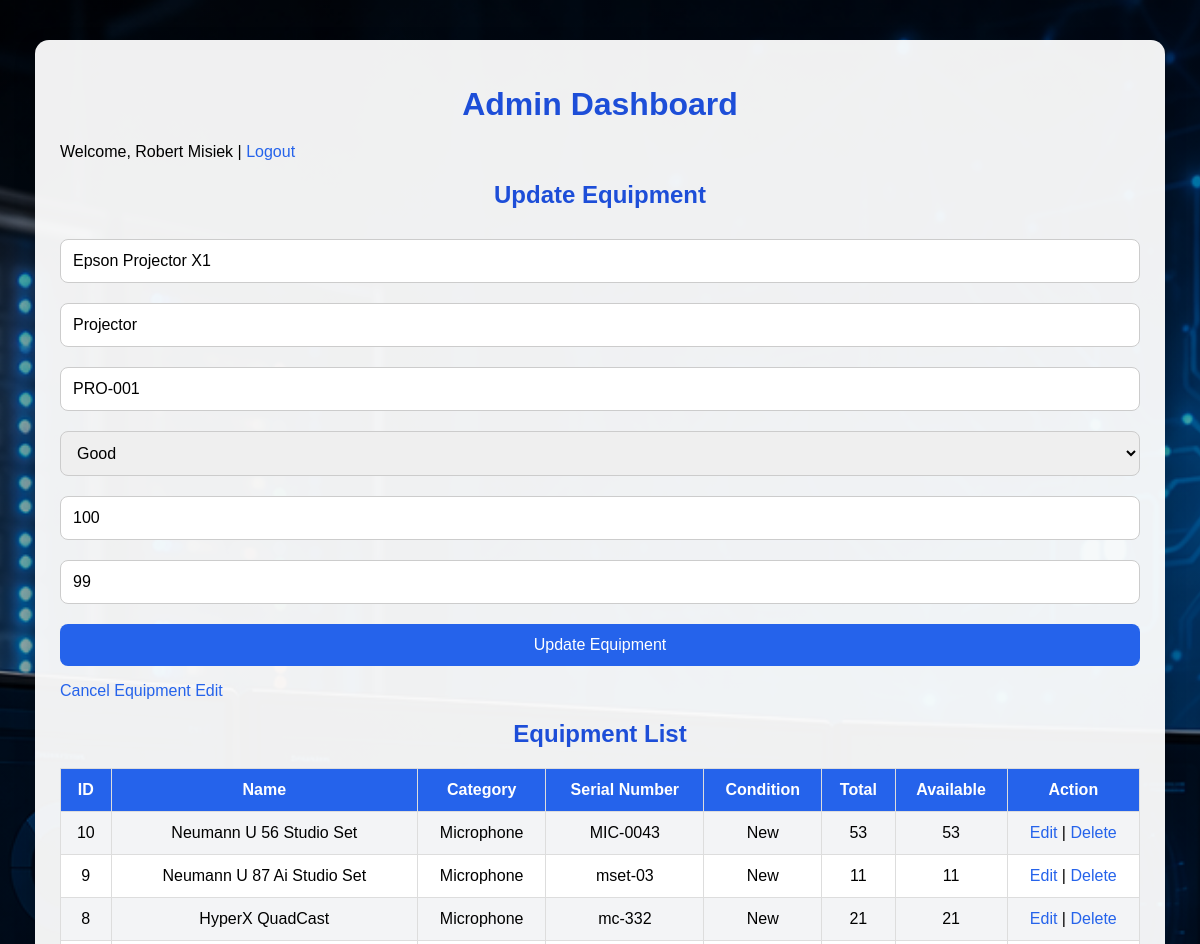
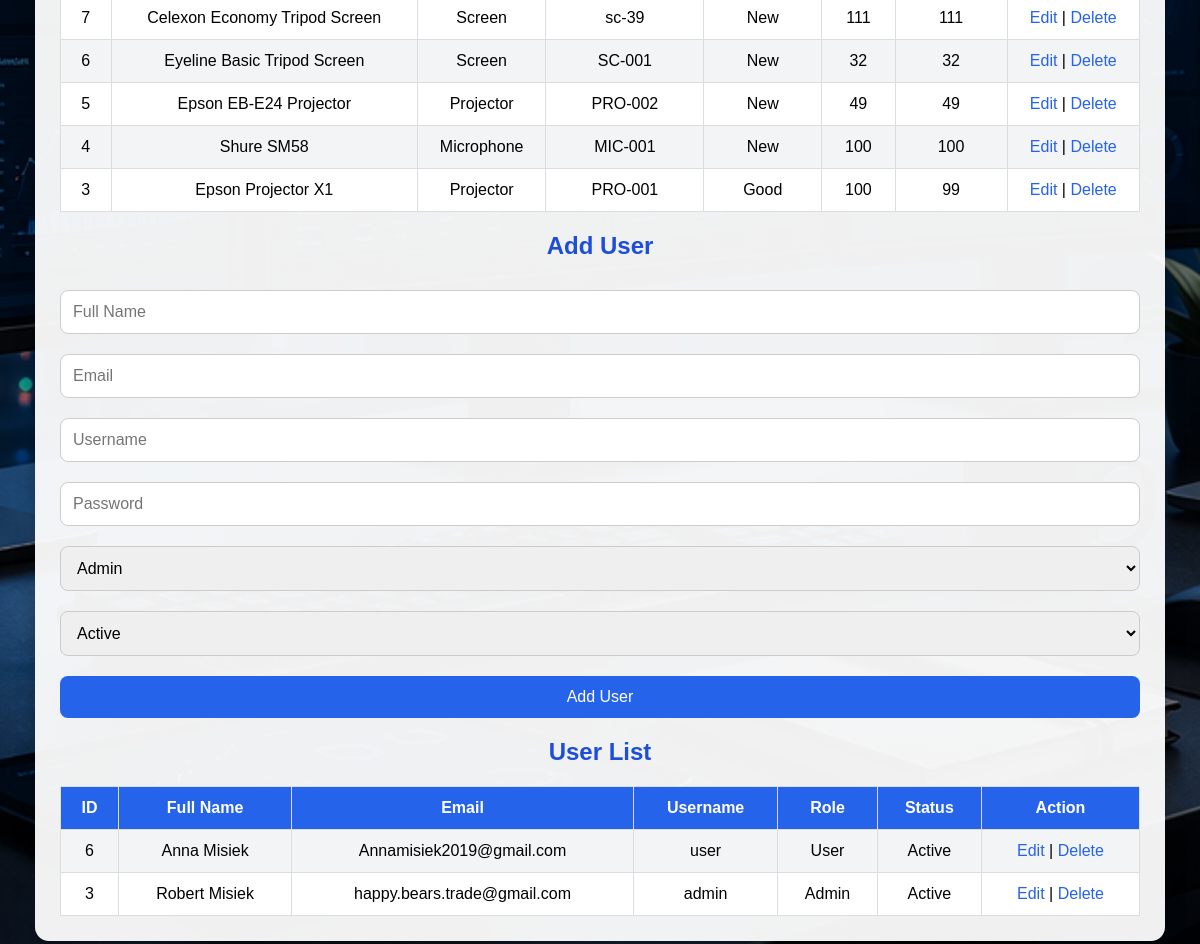
/admin_dashboard.php?edit_equipment=3 (signed in), run on the app's committed database (2 pictures, top to bottom).
### tables this page shows
CREATE TABLE `equipment` (
  `equipment_id` int(11) NOT NULL,
  `name` varchar(100) NOT NULL,
  `category` varchar(100) NOT NULL,
  `serial_number` varchar(100) NOT NULL,
  `condition_status` enum('New','Good','Damaged','Needs Service') NOT NULL DEFAULT 'Good',
  `total_quantity` int(11) NOT NULL DEFAULT 1,
  `available_quantity` int(11) NOT NULL DEFAULT 1,
  `created_at` timestamp NOT NULL DEFAULT current_timestamp()
);

CREATE TABLE `users` (
  `user_id` int(11) NOT NULL,
  `full_name` varchar(100) NOT NULL,
  `email` varchar(100) NOT NULL,
  `username` varchar(50) NOT NULL,
  `password` varchar(255) NOT NULL,
  `role` enum('Admin','User') NOT NULL,
  `status` enum('Active','Inactive') NOT NULL DEFAULT 'Active',
  `created_at` timestamp NOT NULL DEFAULT current_timestamp()
);

### admin_dashboard.php (the view, shortened to what this page needs)
<?php
include("config.php");
function escape($value) {
    return htmlspecialchars((string)$value, ENT_QUOTES, 'UTF-8');
}
$edit_equipment = null;
if (isset($_GET['edit_equipment'])) {
    $equipment_id = (int) $_GET['edit_equipment'];
    $result = mysqli_query($conn, "SELECT * FROM equipment WHERE equipment_id = $equipment_id");
    $edit_equipment = mysqli_fetch_assoc($result);
}
$edit_user = null;
$equipment_result = mysqli_query($conn, "SELECT * FROM equipment ORDER BY equipment_id DESC");
$users_result = mysqli_query($conn, "SELECT * FROM users ORDER BY user_id DESC");
?>
<!DOCTYPE html>
<html lang="en">
<head>
    <link rel="stylesheet" href="style.css">
</head>
<body class="admin-page">
<div class="table-container">
    <h1>Admin Dashboard</h1>
    <p>Welcome, <?php echo escape($_SESSION["full_name"]); ?> | <a href="logout.php">Logout</a></p>
    <h2><?php echo $edit_equipment ? "Update Equipment" : "Add Equipment"; ?></h2>
    <form method="POST" action="admin_dashboard.php">
        <input type="text" name="name" placeholder="Equipment Name" required
               value="<?php echo $edit_equipment ? escape($edit_equipment['name']) : ''; ?>">
        <input type="text" name="category" placeholder="Category" required
               value="<?php echo $edit_equipment ? escape($edit_equipment['category']) : ''; ?>">
        <input type="text" name="serial_number" placeholder="Serial Number" required
               value="<?php echo $edit_equipment ? escape($edit_equipment['serial_number']) : ''; ?>">
        <select name="condition_status" required>
            <option value="Good" <?php if ($edit_equipment && $edit_equipment['condition_status'] == 'Good') echo 'selected'; ?>>Good</option>
        </select>
        <input type="number" name="total_quantity" min="1" placeholder="Total Quantity" required
               value="<?php echo $edit_equipment ? (int)$edit_equipment['total_quantity'] : ''; ?>">
        <input type="number" name="available_quantity" min="0" placeholder="Available Quantity"
               value="<?php echo $edit_equipment ? (int)$edit_equipment['available_quantity'] : ''; ?>">
        <?php if ($edit_equipment): ?>
            <button type="submit" name="update_equipment">Update Equipment</button>
            <p><a href="admin_dashboard.php">Cancel Equipment Edit</a></p>
        <?php else: ?>
            <button type="submit" name="add_equipment">Add Equipment</button>
        <?php endif; ?>
    </form>
    <h2>Equipment List</h2>
    <table>
        <tr>
            <th>ID</th>
            <th>Name</th>
            <th>Category</th>
            <th>Serial Number</th>
            <th>Condition</th>
            <th>Total</th>
            <th>Available</th>
            <th>Action</th>
        </tr>
        <?php while ($row = mysqli_fetch_assoc($equipment_result)): ?>
            <tr>
                <td><?php echo (int)$row['equipment_id']; ?></td>
                <td><?php echo escape($row['name']); ?></td>
                <td><?php echo escape($row['category']); ?></td>
                <td><?php echo escape($row['serial_number']); ?></td>
                <td><?php echo escape($row['condition_status']); ?></td>
                <td><?php echo (int)$row['total_quantity']; ?></td>
                <td><?php echo (int)$row['available_quantity']; ?></td>
                <td>
                    <a href="admin_dashboard.php?edit_equipment=<?php echo (int)$row['equipment_id']; ?>">Edit</a> |
                    <a href="admin_dashboard.php?delete_equipment=<?php echo (int)$row['equipment_id']; ?>"
                       onclick="return confirm('Are you sure you want to delete this equipment?')">Delete</a>
                </td>
            </tr>
        <?php endwhile; ?>
    </table>
    <h2><?php echo $edit_user ? "Update User" : "Add User"; ?></h2>
    <form method="POST" action="admin_dashboard.php">
        <input type="text" name="full_name" placeholder="Full Name" required
               value="<?php echo $edit_user ? escape($edit_user['full_name']) : ''; ?>">
        <input type="email" name="email" placeholder="Email" required
               value="<?php echo $edit_user ? escape($edit_user['email']) : ''; ?>">
        <input type="text" name="username" placeholder="Username" required
               value="<?php echo $edit_user ? escape($edit_user['username']) : ''; ?>">
        <input type="password" name="password"
               placeholder="<?php echo $edit_user ? 'Leave blank to keep current password' : 'Password'; ?>"
               <?php echo $edit_user ? '' : 'required'; ?>>
        <select name="role" required>
            <option value="Admin" <?php if ($edit_user && $edit_user['role'] == 'Admin') echo 'selected'; ?>>Admin</option>
        </select>
        <select name="status" required>
            <option value="Active" <?php if ($edit_user && $edit_user['status'] == 'Active') echo 'selected'; ?>>Active</option>
        </select>
        <?php if ($edit_user): ?>
            <button type="submit" name="update_user">Update User</button>
            <p><a href="admin_dashboard.php">Cancel User Edit</a></p>
        <?php else: ?>
            <button type="submit" name="add_user">Add User</button>
        <?php endif; ?>
    </form>
    <h2>User List</h2>
    <table>
        <tr>
            <th>ID</th>
            <th>Full Name</th>
            <th>Email</th>
            <th>Username</th>
            <th>Role</th>
            <th>Status</th>
            <th>Action</th>
        </tr>
        <?php while ($row = mysqli_fetch_assoc($users_result)): ?>
            <tr>
                <td><?php echo (int)$row['user_id']; ?></td>
                <td><?php echo escape($row['full_name']); ?></td>
                <td><?php echo escape($row['email']); ?></td>
                <td><?php echo escape($row['username']); ?></td>
                <td><?php echo escape($row['role']); ?></td>
                <td><?php echo escape($row['status']); ?></td>
                <td>
                    <a href="admin_dashboard.php?edit_user=<?php echo (int)$row['user_id']; ?>">Edit</a> |
                    <a href="admin_dashboard.php?delete_user=<?php echo (int)$row['user_id']; ?>"
                       onclick="return confirm('Are you sure you want to delete this user?')">Delete</a>
                </td>
            </tr>
        <?php endwhile; ?>
    </table>
</div>
</body>
</html>

### style.css (style rules this page uses)
body { margin: 0; padding: 0; min-height: 100vh; font-family: Arial, sans-serif; background-size: cover; background-position: center; background-repeat: no-repeat; }
body.admin-page { background-image: linear-gradient(rgba(0,0,0,0.35), rgba(0,0,0,0.35)), url('images/admin.png'); }
.table-container { width: 90%; max-width: 1100px; margin: 40px auto; background: rgba(255,255,255,0.94); padding: 25px; border-radius: 14px; box-shadow: 0 8px 20px rgba(0,0,0,0.25); }
h1, h2, h3 { text-align: center; color: #1d4ed8; margin-bottom: 20px; }
input, select { width: 100%; padding: 12px; margin: 10px 0; border: 1px solid #ccc; border-radius: 8px; box-sizing: border-box; font-size: 16px; }
button, .btn { display: inline-block; width: 100%; padding: 12px; margin-top: 10px; background: #2563eb; color: white; border: none; border-radius: 8px; text-decoration: none; font-size: 16px; cursor: pointer; box-sizing: border-box; text-align: center; }
a { color: #2563eb; text-decoration: none; }
table { width: 100%; border-collapse: collapse; margin-top: 20px; background: white; }
table th, table td { border: 1px solid #ddd; padding: 12px; text-align: center; }
table th { background: #2563eb; color: white; }
table tr:nth-child(even) { background: #f3f4f6; }

### data on the page
equipment: name "Epson Projector X1", category "Projector", serial_number "PRO-001", condition_status "Good", total_quantity "100", available_quantity "99", equipment_id "3"
equipment: equipment_id "10", name "Neumann U 56 Studio Set", category "Microphone", serial_number "MIC-0043", condition_status "New", total_quantity "53", available_quantity "53"
equipment: equipment_id "9", name "Neumann U 87 Ai Studio Set", category "Microphone", serial_number "mset-03", condition_status "New", total_quantity "11", available_quantity "11"
equipment: equipment_id "8", name "HyperX QuadCast", category "Microphone", serial_number "mc-332", condition_status "New", total_quantity "21", available_quantity "21"
equipment: equipment_id "7", name "Celexon Economy Tripod Screen", category "Screen", serial_number "sc-39", condition_status "New", total_quantity "111", available_quantity "111"
equipment: equipment_id "6", name "Eyeline Basic Tripod Screen", category "Screen", serial_number "SC-001", condition_status "New", total_quantity "32", available_quantity "32"
equipment: equipment_id "5", name "Epson EB-E24 Projector", category "Projector", serial_number "PRO-002", condition_status "New", total_quantity "49", available_quantity "49"
equipment: equipment_id "4", name "Shure SM58", category "Microphone", serial_number "MIC-001", condition_status "New", total_quantity "100", available_quantity "100"
users: user_id "6", full_name "Anna Misiek", email "Annamisiek2019@gmail.com", username "user", role "User", status "Active"
users: user_id "3", full_name "Robert Misiek", email "happy.bears.trade@gmail.com", username "admin", role "Admin", status "Active"

### other printed values
$_SESSION["full_name"] "Robert Misiek"
